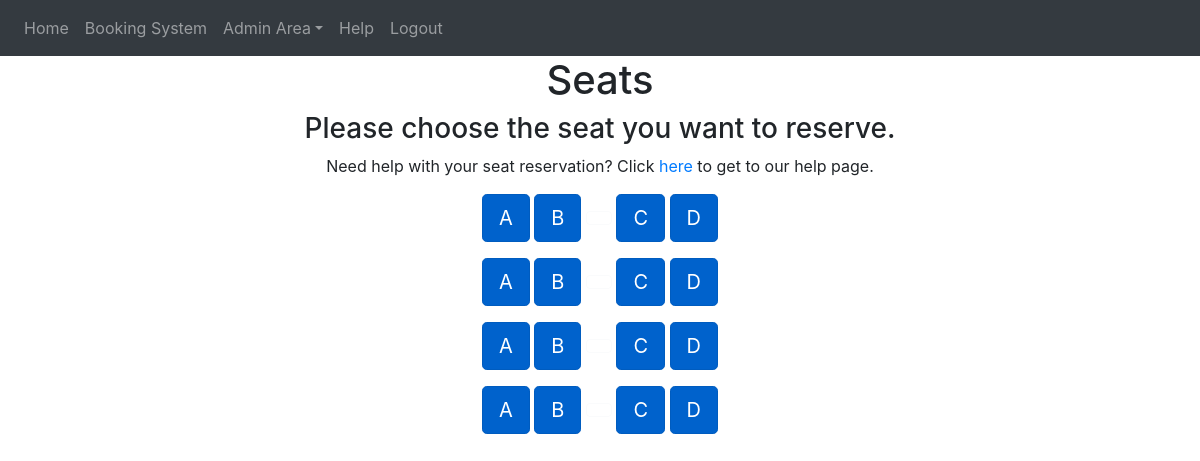
The app's page /flight/4 (signed in), older data.
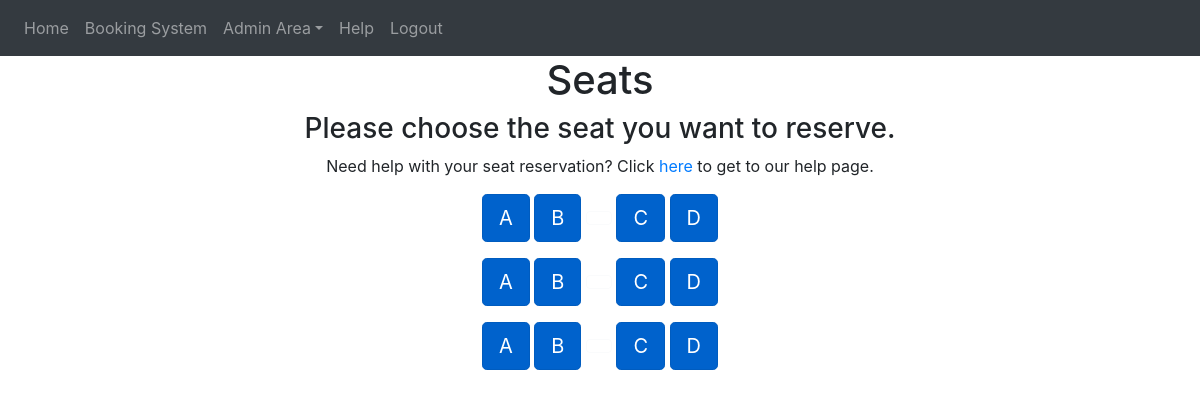
The same page, newer data.
### website/models.py (models this page shows)
class Seat(db.Model):
    id = db.Column(db.Integer, primary_key=True)
    flight = db.Column(db.String(10))
    seat_row = db.Column(db.String(5))
    seat_column = db.Column(db.String(5))
    seat_status = db.Column(db.String(10))
    seat_type = db.Column(db.String(10))
    seat_unique = db.Column(db.String(20), unique=True)
    user_id = db.Column(db.Integer, db.ForeignKey('user.id'))

### website/views.py (the view)
@views.route('/flight/<int:flights>', methods=['GET'])
@login_required
def flight(flights):
    seat_to_render = Seat.query.filter_by(flight=flights)
    row_number = Seat.query.filter_by(flight=flights, seat_column='A').all()
    list_of_rows = []
    for i in range(len(row_number)):
        row = Seat.query.filter_by(flight=flights, seat_row=i)
        list_of_rows.append(row)
    return render_template('seats.html', user=current_user, seat_to_render=seat_to_render, list_of_rows=list_of_rows)

### website/__init__.py (called while the page is built)
def create_app():
    from .views import views
    from .auth import auth
    from .admin import admins
    from .models import User, Seat
    app = Flask(__name__)
    app.config['SECRET_KEY'] = 'secret'
    app.config['SQLALCHEMY_DATABASE_URI'] = f'sqlite:///{DB_NAME}'
    app.config['FLASK_ADMIN_SWATCH'] = 'cerulean'
    app.register_blueprint(views, url_prefix='/')
    app.register_blueprint(auth, url_prefix='/')
    app.register_blueprint(admins, url_prefix='/admin-area')
    db.init_app(app)
    create_database(app)
    login_manager = LoginManager()
    login_manager.login_view = 'auth.login'
    login_manager.init_app(app)
    @login_manager.user_loader
    def load_user(id):
        return User.query.get(int(id))
    return app

### website/templates/seats.html (shortened to what this page needs)
{% extends "base.html" %} {% block title %}Seats{% endblock %}
{% block content%}
<form method="POST">
<h1 align="center">Seats</h1>
	<h3 align="center">Please choose the seat you want to reserve. </h3>
	<p align="center">Need help with your seat reservation? Click
	<a href="/help" class="link-primary">here </a>
	to get to our help page. </p>
	{% for element in list_of_rows %}
	<div class="container" align="center">
		{% for seat in element %}
		{% if seat.seat_type == 'Aisle_Left' %}
		{% if seat.seat_status == 'True' %}
		<a type="button" class="btn btn-primary btn-lg active" role="button" aria-pressed="true" data-toggle="modal" data-target="#ReserveModal{{seat.id}}" href="{{url_for('views.booking_seat', id=seat.id, flights=seat.flight)}}">{{seat.seat_column}}</a>
		<button type="button" class="btn btn-outline-light" disabled></button>
		{% elif seat.seat_status == 'False' %}
		<a type="button" class="btn btn-danger btn-lg active" role="button" aria-pressed="true">{{seat.seat_column}}</a>
		<button type="button" class="btn btn-outline-light" disabled></button>
		{% endif %}
		{% elif seat.seat_status == 'True' %}
		<a type="button" href="{{url_for('views.booking_seat', id=seat.id, flights=seat.flight)}}" class="btn btn-primary btn-lg active" role="button" aria-pressed="true" data-toggle="modal" data-target="#ReserveModal{{seat.id}}">{{seat.seat_column}}</a>
		{% elif seat.seat_status == 'False' %}
		<a type="button" class="btn btn-danger btn-lg active" role="button" aria-pressed="true">{{seat.seat_column}}</a>
		{% endif %}
		{% endfor %}
		</div>
		{% endfor %}
{% endblock %}

Row changes from the older to the newer data that the page shows:
no longer on this page (row edited): Seat: seat_column "A"
no longer on this page (row edited): Seat: seat_column "B"
no longer on this page (row edited): Seat: seat_column "C"
no longer on this page (row edited): Seat: seat_column "D"
